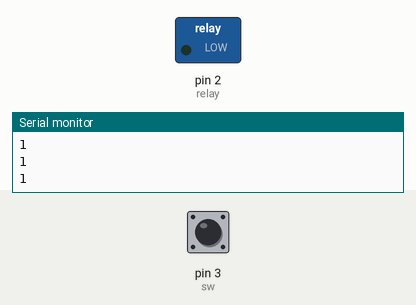
This sketch was run on a simulated Arduino Uno, built with avr-gcc and run on an emulated ATmega328P. Shown: switched loads named in the sketch (green lamp = pin HIGH), the last lines printed to the serial monitor. Dashed ring = blinking. The test bench sets the inputs (shaded band); at power-on: pin 3 (sw) HIGH.

Above: at 4.1 s.
4.2 s: pin 3 (sw) pulled LOW for 1.45 s
At 4.52 s:
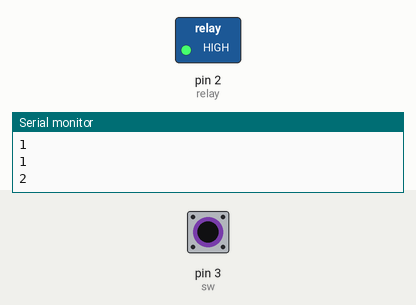
At 5.6 s:
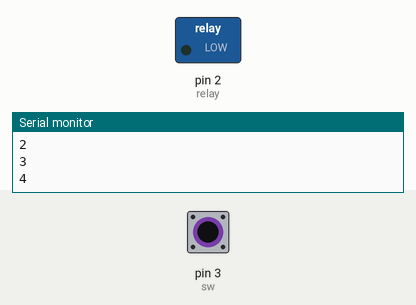
Timing chart, 0 to 13.7 s (numbered marks = the images above; inputs shaded):
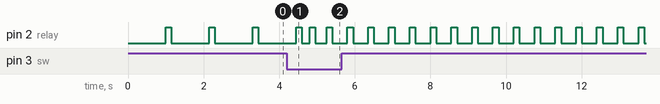

The sketch:

Relay2.ino
```cpp
const int relay = 2;
const int sw = 3;
volatile int counter = 1;

void setup() {
  pinMode(relay, OUTPUT);
  pinMode(sw, INPUT);
  Serial.begin(9600);
}

void loop() {
    switch(counter)
    {
      case 1:
        Pattern1();
        break;
      case 2:
        Pattern2();
        break;
      case 3:
        Pattern3();
        break;
      case 4:
        Pattern4();
        break;
      case 5:
        Pattern5();
        break;
      case 6:
        Pattern6();
        break;
      case 7:
        Pattern7();
        break;
    }
    if(digitalRead(sw) == LOW)
    {
      counter++;
      if(counter > 7) counter = 1;
    }

    Serial.println(counter);
    delay(100);
}

void Pattern1()
{
    digitalWrite(relay, LOW);
    delay(1000);
    digitalWrite(relay, HIGH);
    delay(50);
}

void Pattern2()
{
    digitalWrite(relay, LOW);
    delay(200);
    digitalWrite(relay, HIGH);
    delay(50);
}

void Pattern3()
{
    digitalWrite(relay, LOW);
    delay(300);
    digitalWrite(relay, HIGH);
    delay(50);
}

void Pattern4()
{
    digitalWrite(relay, LOW);
    delay(400);
    digitalWrite(relay, HIGH);
    delay(50);
}

void Pattern5()
{
    digitalWrite(relay, LOW);
    delay(500);
    digitalWrite(relay, HIGH);
    delay(50);
}

void Pattern6()
{
    digitalWrite(relay, LOW);
    delay(600);
    digitalWrite(relay, HIGH);
    delay(50);
}

void Pattern7()
{
  for(int i = 0; i < 3; i++)
  {
    digitalWrite(relay, LOW);
    delay(200);
    digitalWrite(relay, HIGH);
    delay(50);
  }
  delay(500);
}
```
